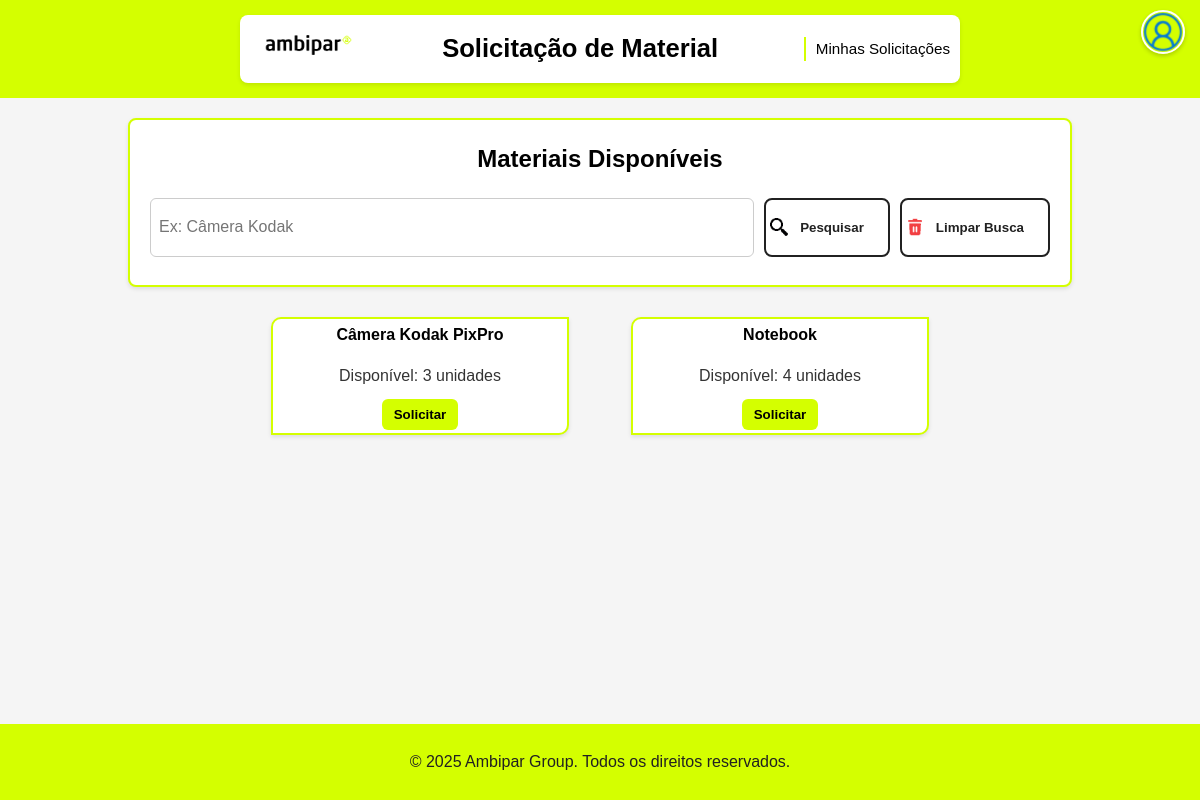
Page /materiais/ (signed in) on the committed database.
### materiais/models.py (models this page shows, shortened)
class Material(models.Model):
    nome = models.CharField(max_length=100)
    descricao = models.TextField(blank=True)
    quantidade = models.PositiveIntegerField(default=0)
    embarcado = models.BooleanField(default=False)  # Indica se o material está embarcado

### materiais/views.py (the view)
# urls.py: path('', lambda request: redirect('lista_materiais'), name='root'),
@login_required
def lista_materiais(request):
    materiais = Material.objects.all()
    return render(request, 'materiais/lista_materiais.html', {'materiais': materiais})

### materiais/templates/materiais/lista_materiais.html (shortened to what this page needs)
{% load static %}
<!DOCTYPE html>
<html lang="pt-BR">
<head>
    <link rel="stylesheet" href="{% static 'embarque.css' %}" />
</head>
<body>
    <header>
        <div class="nuvem">
            <div class="logo">
                <picture>
                    <source srcset="{% static 'img/logo_grupo_mobile.png' %}" type="image/png"
                        media="(max-width: 600px)" />
                    <source srcset="{% static 'img/logo_grupo_tablet.png' %}" type="image/png"
                        media="(max-width: 900px)" />
                    <img src="{% static 'img/logo_grupo.png' %}" alt="logo" />
                </picture>
            </div>
            <h1>Solicitação de Material</h1>
            <div class="info">
                <a href="{% url 'lista_solicitacoes' %}" class="link-solicitacoes">
                    <p>Minhas Solicitações</p>
                </a>
            </div>
        </div>
        <div class="botoes-header">
            <div class="user-menu">
                <img src="{% static 'img/profile.png' %}" alt="Usuário" class="user-img" onclick="toggleMenu()" />
            </div>
        </div>
    </header>
    <main>
        <div class="container">
            <div class="materiais">
                <h2>Materiais Disponíveis</h2>
                <div class="barra-pesquisa">
                    <form method="get">
                        <input type="text" name="q" placeholder="Ex: Câmera Kodak" class="pesquisar"
                            value="{{ request.GET.q }}">
                        <button type="submit" class="btn-pesquisar">
                            <p>Pesquisar</p>
                        </button>
                        <button class="btn-limpar" type="button">
                            <p>Limpar Busca</p>
                        </button>
                    </form>
                </div>
            </div>
        </div>
        <div class="disponiveis">
            <div class="lista_materiais">
                {% for material in materiais %}
                <div class="material-card">
                    <h3>{{ material.nome }}</h3>
                    <p>Disponível: {{ material.quantidade }} unidades</p>
                    <button type="button" class="btn-solicitar" data-id="{{ material.id }}"
                        data-nome="{{ material.nome }}">
                        Solicitar
                    </button>
                </div>
                {% empty %}
                <p>Nenhum material disponível no momento.</p>
                {% endfor %}
            </div>
        </div>
    </main>
    <footer>
        <p>© 2025 Ambipar Group. Todos os direitos reservados.</p>
    </footer>
</body>
</html>

### assets/embarque.css (style rules this page uses)
html,body { font-family: Arial, Helvetica, sans-serif; line-height: 1.6; margin: 0; padding: 0; background-color: #f5f5f5; height: 100%; display: flex; flex-direction: column; }
main { flex: 1; }
header { background-color: #d4ff00; padding: 15px; }
header .nuvem { padding: 10px; background-color: white; margin: 0 auto; max-width: 700px; border-radius: 8px; box-shadow: 0 2px 4px rgba(0, 0, 0, 0.1); display: flex; align-items: center; justify-content: space-between; }
header .logo { display: flex; align-items: center; }
header .logo img { height: 40px; margin-right: 10px; }
header h1 { margin: 0; font-size: 1.6em; white-space: nowrap; justify-content: space-between; gap: 10px; padding-right: 20px; text-align: center; }
header .info { display: flex; gap: 20px; font-size: 0.95em; }
header .info p { text-align: center; margin: 0; padding: 0; border-left: 2px solid #d4ff00; cursor: pointer; transition: color 0.3s; padding-left: 10px; }
a { color: inherit; text-decoration: none; }
.botoes-header { position: absolute; top: 10px; right: 15px; display: flex; align-items: center; z-index: 1000; }
.user-menu { position: relative; }
.user-img { width: 40px; height: 40px; border-radius: 50%; object-fit: cover; border: 2px solid white; box-shadow: 0 2px 4px rgba(0,0,0,0.2); cursor: pointer; }
.container { padding: 20px; background-color: white; margin: 20px auto; max-width: 900px; border-radius: 8px; box-shadow: 0 2px 4px rgba(0, 0, 0, 0.1); border: #d4ff00 2px solid; }
.materiais h2 { margin-top: 0; color: black; text-align: center; }
form { display: flex; gap: 10px; margin-bottom: 8px; width: 100%; }
.barra-pesquisa { display: flex; align-items: center; width: 100%; }
.pesquisar { flex: 1 1 0; min-width: 0; padding: 8px; border: 1px solid #ccc; border-radius: 6px; font-size: 1em; }
.btn-pesquisar { padding: 20px 1.5rem; font-weight: 700; background: white url("/static/img/lupa.png") no-repeat center left 4px; align-items: right; color: #212121; cursor: pointer; border-radius: 0.5rem; border: 2px solid #212121; background-size: 18px; display: flex; }
.btn-pesquisar p, .btn-limpar p { margin: auto; padding-left: 10px; text-align: right; white-space: nowrap; }
.btn-limpar { padding: 20px 1.5rem; font-weight: 700; background: white url("/static/img/lixo.png") no-repeat center left 4px; display: flex; color: #212121; cursor: pointer; border-radius: 0.5rem; border: 2px solid #212121; background-size: 18px; }
.lista_materiais { display: flex; padding: 10px; width: 60%; margin: auto; }
.lista_materiais > div { width: 40%; margin: auto; gap: 5px; background-color: white; border: 2px solid #d4ff00; border-radius: 10px 0px; box-shadow: 0 2px 4px rgba(0, 0, 0, 0.1); padding: 3px; text-align: center; }
.lista_materiais h3 { margin-top: 0; color: black; font-size: 1em; }
.lista_materiais p { margin: 10px 0; color: #333; text-align: center; display: block; font-size: 1em; }
.lista_materiais button { display: inline-block; padding: 8px 12px; background-color: #d4ff00; color: black; text-decoration: none; border-radius: 6px; transition: background-color 0.3s, color 0.3s; cursor: pointer; border: none; font-weight: bold; }
footer { background-color: #d4ff00; color: #212121; text-align: center; width: 100%; display: block; padding: 9px 0; white-space: nowrap; }

### rows in the picture
Material: nome "Câmera Kodak PixPro", quantidade "3"
Material: nome "Notebook", quantidade "4"
